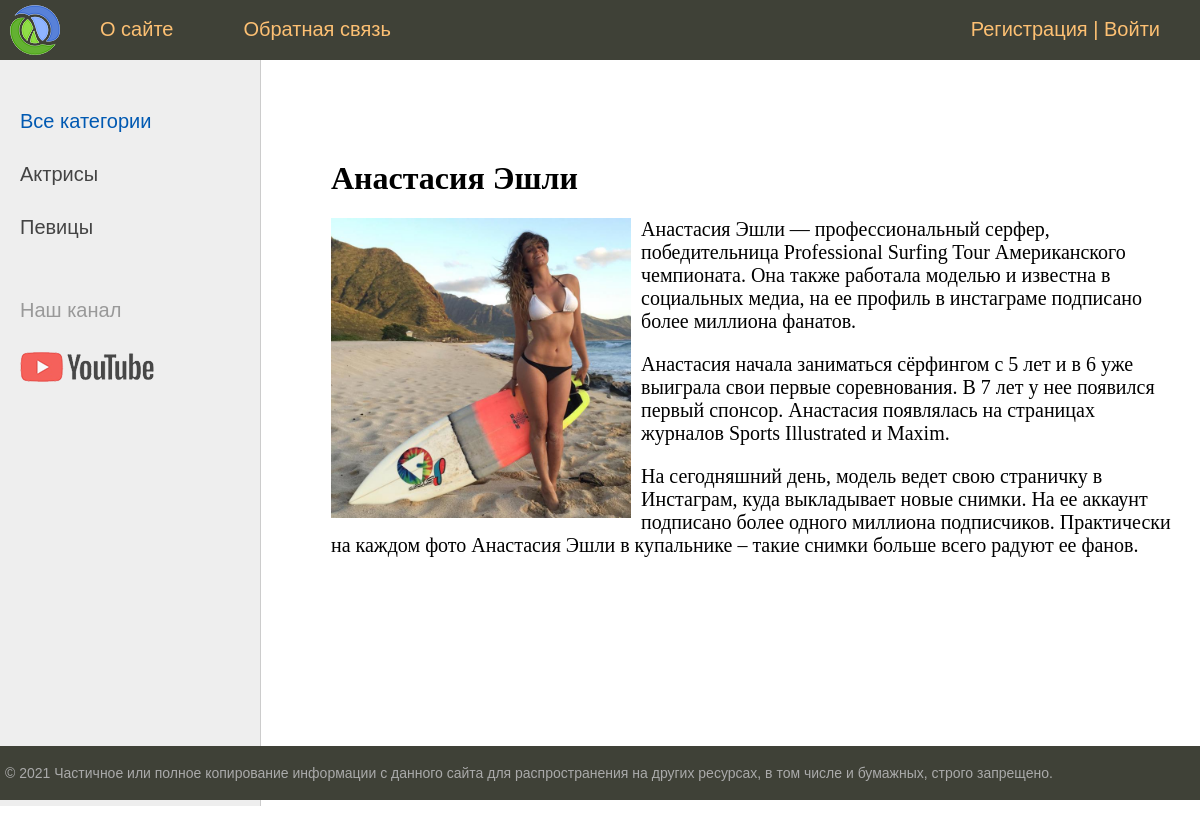
/post/dfghfhg/, run on the app's committed database.
### women/models.py (models this page shows, shortened)
class Category(models.Model):
    name = models.CharField(max_length=100, db_index=True, verbose_name="Категория")
    slug = models.SlugField(max_length=255, unique=True, db_index=True, verbose_name="URL")
    def get_absolute_url(self):
        return reverse('category', kwargs={'cat_slug': self.slug})
    class Meta:
        verbose_name = 'Категория'
        verbose_name_plural = 'Категории'
        ordering = ['id']  # Если сортировка будет отключена, то будут возникать предупреждения

class Women(models.Model):
    title = models.CharField(max_length=255, verbose_name="Заголовок")
    slug = models.SlugField(max_length=255, unique=True, db_index=True, verbose_name="URL")
    content = models.TextField(blank=True, verbose_name="Текст статьи")
    photo = models.ImageField(upload_to="photos/%Y/%m/%d/", verbose_name="Фото")
    time_create = models.DateTimeField(auto_now_add=True, verbose_name="Время создания")
    time_update = models.DateTimeField(auto_now=True, verbose_name="Время изменения")
    is_published = models.BooleanField(default=True, verbose_name="Публикация")
    cat = models.ForeignKey('Category', on_delete=models.PROTECT, verbose_name="Категории")
    def __str__(self):
        return self.title
    class Meta:
        verbose_name = 'Известные женщины'
        verbose_name_plural = 'Известные женщины'
        ordering = ['-time_create', 'title']

### women/views.py (the view)
# urls.py: path('post/<slug:post_slug>/', ShowPost.as_view(), name='post'),
class ShowPost(DataMixin, DetailView):
    model = Women
    template_name = 'women/post.html'
    slug_url_kwarg = 'post_slug'
    context_object_name = 'post'
    def get_context_data(self, *, object_list=None, **kwargs):
        context = super().get_context_data(**kwargs)
        c_def = self.get_user_context(title=context['post'])
        return dict(list(context.items()) + list(c_def.items()))

### women/templatetags/women_tags.py (called while the page is built)
@register.inclusion_tag('women/list_categories.html')
def show_categories(sort=None, cat_selected=0):
    if not sort:
        cats = Category.objects.all()
    else:
        cats = Category.objects.order_by(sort)
    return {"cats": cats, "cat_selected": cat_selected}

### women/utils.py (called while the page is built)
    def get_user_context(self, **kwargs):
        context = kwargs
        cats = cache.get('cats')
        if not cats:
            cats = Category.objects.annotate(Count('women'))
            cache.set('cats', cats, 60)
        user_menu = menu.copy()  # Копия словаря сохраняется
        if not self.request.user.is_authenticated:
            user_menu.pop(1)
        context['menu'] = user_menu  # В контекст передаётся ссылка на меню
        context['cats'] = cats
        if 'cat_selected' not in context:  # Проверка, если ключ определяем, то он будет присутствовать
            context['cat_selected'] = 0  # Ключ
        return context

### women/templates/women/post.html
{% extends 'women/base.html' %}
{% block content %}
<h1>{{post.title}}</h1>
{% if post.photo %}
<p><img class="img-article-left" src="{{post.photo.url}}"></p>
{% endif %}
{{post.content|linebreaks}}
{% endblock %}

### women/templates/women/base.html (shortened to what this page needs)
{% load static %}
{% load women_tags %}
<!DOCTYPE html>
<html>
<head>
	<link type="text/css" href="{% static 'women/css/styles.css' %}" rel="stylesheet" />
</head>
<body>
<table class="table-page" border=0 cellpadding="0" cellspacing="0">
<tr><td valign=top>
{% block mainmenu %}
    <div class="header">
        <ul id="mainmenu" class="mainmenu">
            <li class="logo"><a href="{% url 'home' %}"><div class="logo"></div></a></li>
            {% for m in menu %}
            <li><a href="{% url m.url_name %}">{{m.title}}</a></li>
            {% endfor %}
            {% if request.user.is_authenticated %}
            <li class="last"> {{user.username}} | <a href="{% url 'logout' %}">Выйти</a></li>
            {% else %}
            <li class="last"><a href="{% url 'register' %}">Регистрация</a> | <a href="{% url 'login' %}">Войти</a></li>
            {% endif %}
        </ul>
    </div>
{% endblock mainmenu %}
<table class="table-content" border=0 cellpadding="0" cellspacing="0">
<tr>
{% load cache %}
<td valign="top" class="left-chapters">
	<ul id="leftchapters">
        {% if cat_selected == 0 %}
		<li class="selected">Все категории</li>
        {% else %}
		<li><a href="{% url 'home' %}">Все категории</a></li>
        {% endif %}
        {% for c in cats %}
        {% if c.women__count > 0 %}
        {% if c.pk == cat_selected %}
        <li class="selected">{{c.name}}</li>
        {% else %}
        <li><a href="{{ c.get_absolute_url }}">{{c.name}}</a></li>
        {% endif %}
        {% endif %}
        {% endfor %}
		<li class="share">
		<p>Наш канал</p>
		<a class="share-yt" href="https://www.youtube.com/channel/UClJzWfGWuGJL2t-3dYKcHTA/playlists" target="_blank" rel="nofollow"></a>
		</li>
	</ul>
</td>
<td valign="top" class="content">
	<div class="content-text">
{% block content %}
{% endblock %}
	</div>
</td></tr></table>
</td></tr>
<tr><td valign=top>
	<div id="footer">
		<p>&copy; 2021 Частичное или полное копирование информации с данного сайта для распространения на других ресурсах, в том числе и бумажных, строго запрещено.</p>
	</div>
</td></tr></table>
</body>
</html>

### women/static/women/css/styles.css (style rules this page uses)
html, body { font-family: 'Arial'; margin: 0; padding: 0; height: 100%; width: 100%; color: #444; }
a { color: #0059b2; text-decoration: none; }
img { max-width: 600px; height: auto; }
img.img-article-left { max-width: 300px; height: auto; float: left; padding: 0 10px 10px 0; }
.table-page { width: 100%; height: 100%; vertical-align: top; }
.table-page tr { height: 100%; }
.header { background: #3F4137; height: 60px; }
.logo { background: url('../images/logo.png') no-repeat 10px 5px; width: 70px; height: 60px; }
ul.mainmenu { list-style: none; margin: 0; padding: 0; height: 60px; color: #fdc073; font-size: 20px; overflow: hidden; }
ul.mainmenu li { float: left; margin: 18px 40px 0 30px; }
ul.mainmenu li.logo { margin: 0; }
ul.mainmenu li.last { float: right; }
ul.mainmenu li a { color: #fdc073; text-decoration: none; }
.table-content { width: 100%; min-height: 100%; height: 100%; }
.left-chapters { margin: 0; background: #eee; border-right: 1px solid #ccc; min-height: 100%; }
.left-chapters ul { width: 230px; min-height: 100%; margin: 0; padding: 20px 10px 10px 20px; list-style: none; font-size: 20px; }
.left-chapters ul li { margin: 30px 0 0 0; color: #999; }
.left-chapters ul li.selected { color: #0059b2; }
.left-chapters ul li a { color: #444; text-decoration: none; }
.left-chapters ul li.share { margin: 60px 0 0 0; }
.left-chapters ul li.share p { margin: 30px 0 30px 0; }
.left-chapters ul li.share a { display: inline-block; width: 40px; height: 40px; margin: 0 20px 0 0; }
.left-chapters ul li.share a.share-yt { width: 100%; height: 30px; background: url('../images/share_yt.png') no-repeat 0 0 }
.content { padding: 40px 20px 20px 40px; width: 100%; box-sizing: border-box; }
.content-text { margin: 60px 0 0 30px; color: #000; font-size: 20px; font-family: Yandex Sans Display Light; }
.content-text h1 { font-size: 32px; }
#footer { box-sizing: border-box; background: #3F4137; padding: 5px; color: #aaa; font-size: 14px; font-family: Verdana, Geneva, Arial, Helvetica; text-align: left; overflow: hidden; }

### data on the page
Category: name "Актрисы"
Category: name "Певицы"
Women: title "Анастасия Эшли", photo (picture), content "Анастасия Эшли — профессиональный серфер, победительница Professional Surfing Tour Американского чемпионата. Она также работала моделью и известна в социальных медиа, на ее профиль в инстаграме подписано более миллиона фанатов. Анастасия начала заниматься сёрфингом с 5 лет и в 6 уже выиграла свои первые соревнования. В 7 лет у нее появился первый спонсор. Анастасия появлялась на страницах журналов Sports Illustrated и Maxim. На сегодняшний день, модель ведет свою страничку в Инстаграм, куда выкладывает новые снимки. На ее аккаунт подписано более одного миллиона подписчиков. Практически на каждом фото Анастасия Эшли в купальнике – такие снимки больше всего радуют ее фанов."

### other printed values
{{ m.title }} "О сайте" "Обратная связь"
